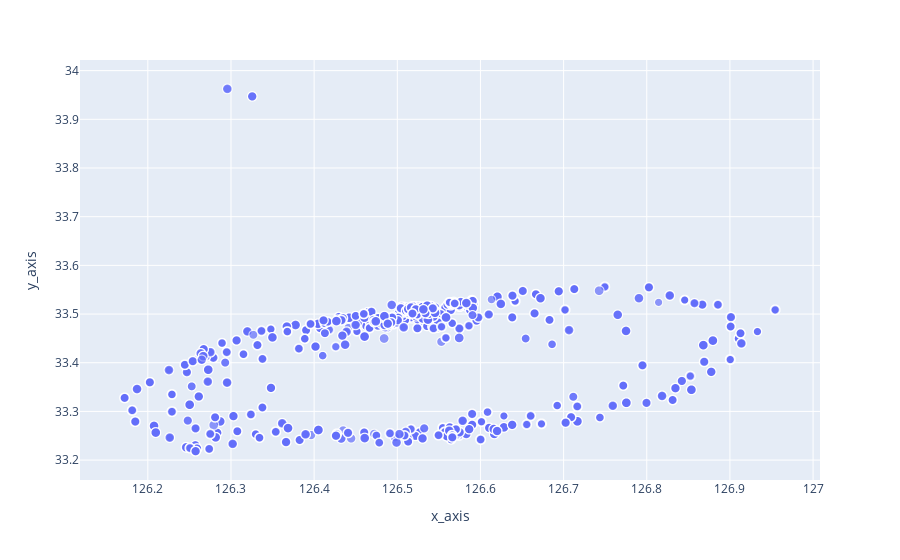

Here is the notebook cell this chart was saved with:
### Code cell
scatter_c = px.scatter(data[data['job_level']=='c'], x = "x_axis", y = "y_axis", size='job_points', size_max = 10)
scatter_c.show()

### Figure 1 — Plotly figure (JSON) as saved in the notebook; plotly's stock layout.template omitted (floating-point values rounded to 4 significant figures; data arrays with more than 128 entries replaced by an {"elided": "..."} marker saying what was removed)
{"data": [{"hovertemplate": "x_axis=%{x}<br>y_axis=%{y}<br>job_points=%{marker.size}<extra></extra>", "legendgroup": "", "marker": {"color": "#636efa", "size": {"elided": "2605 float values"}, "sizemode": "area", "sizeref": 0.3315, "symbol": "circle"}, "mode": "markers", "name": "", "showlegend": false, "type": "scattergl", "x": {"elided": "2605 float values"}, "xaxis": "x", "y": {"elided": "2605 float values"}, "yaxis": "y"}], "layout": {"legend": {"itemsizing": "constant", "tracegroupgap": 0}, "margin": {"t": 60}, "xaxis": {"anchor": "y", "domain": [0, 1], "title": {"text": "x_axis"}}, "yaxis": {"anchor": "x", "domain": [0, 1], "title": {"text": "y_axis"}}}}
